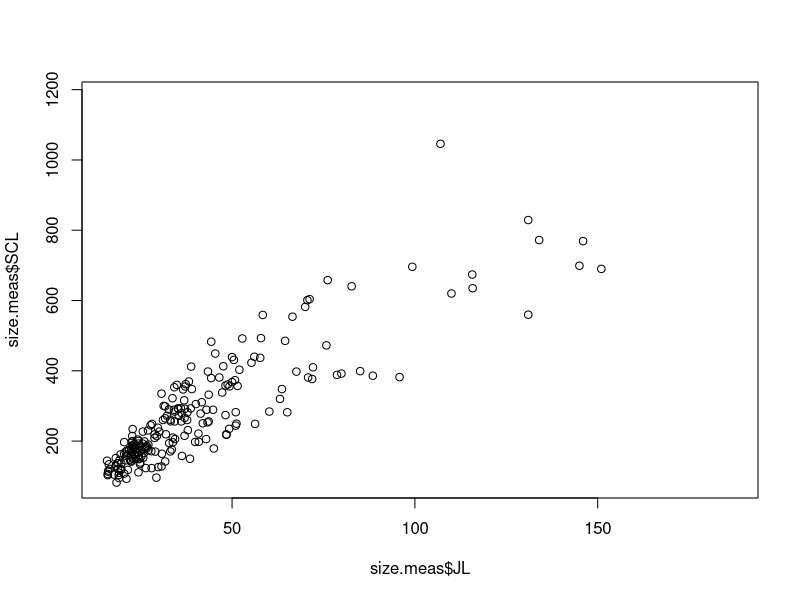
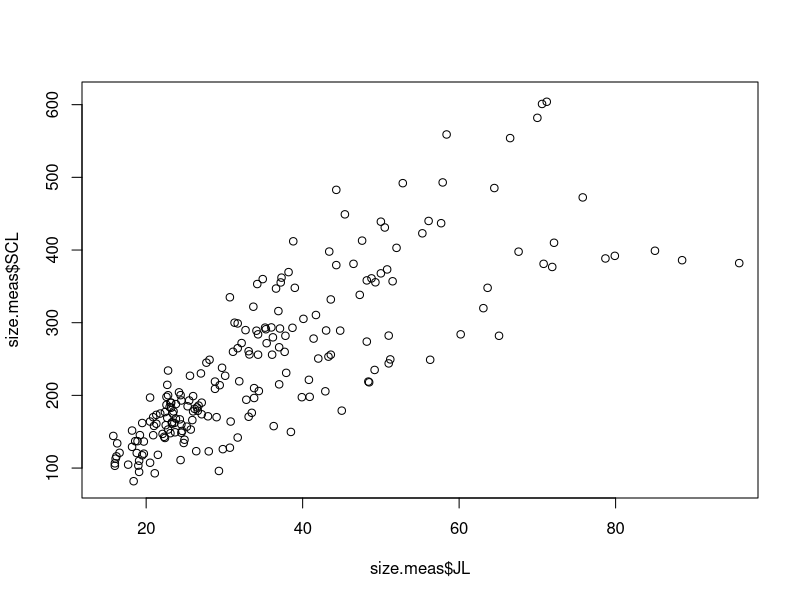
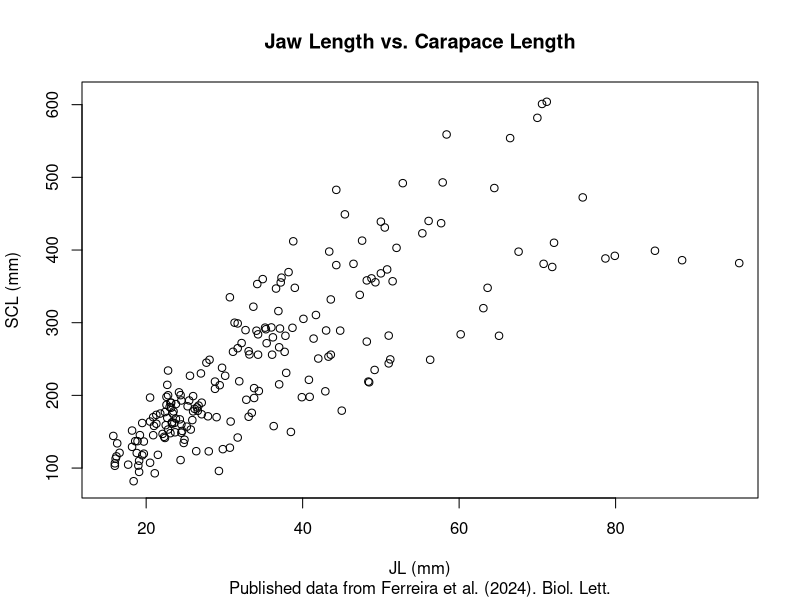
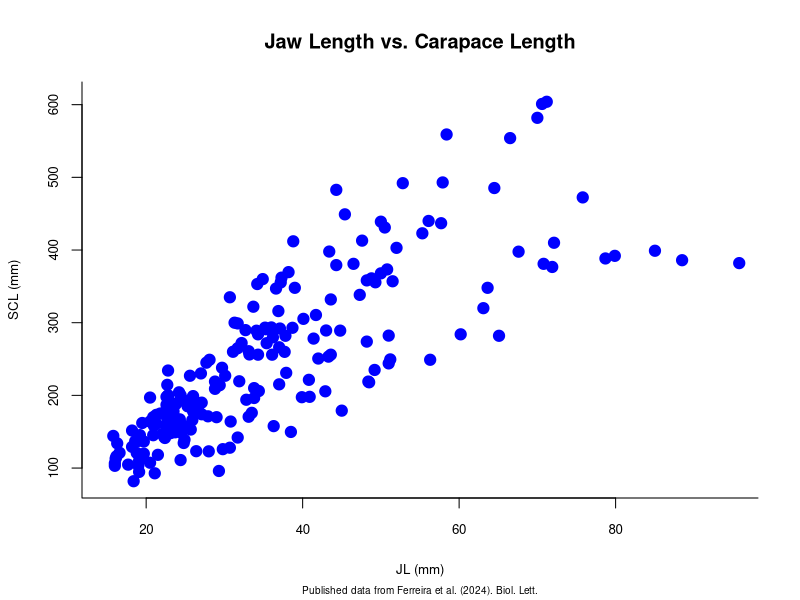
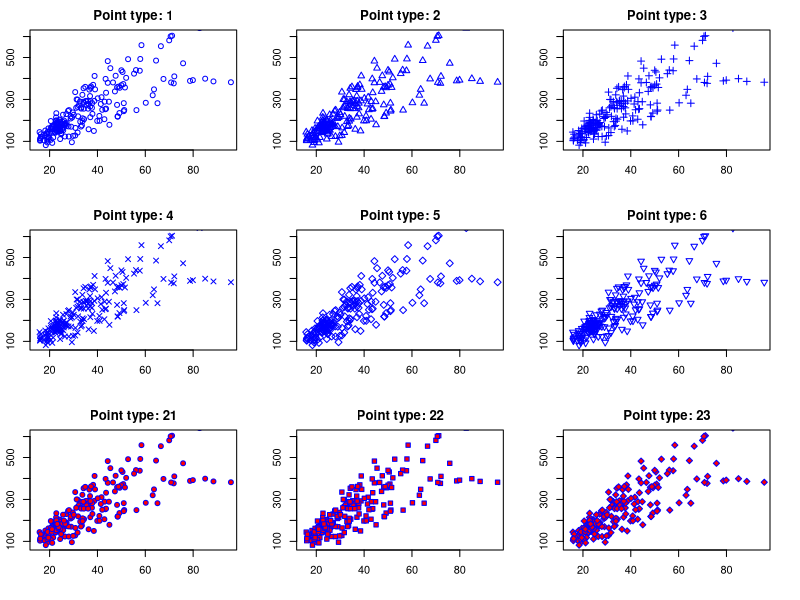
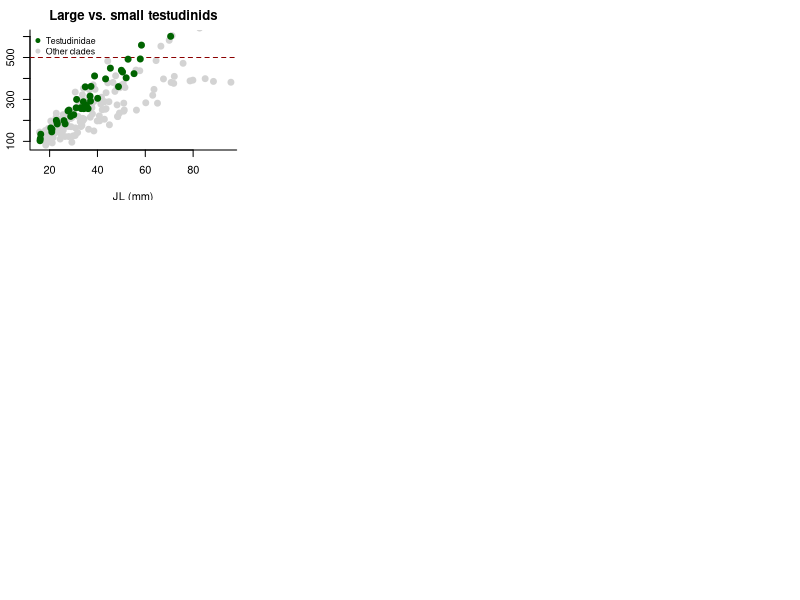

Source code (R) for these figures, in order:
## ---- chunk 1
#| echo: false
setwd("d:/R Projects/Intro-to-R/datasets/Ferreira_etal-2024")
size.meas <- read.csv("size-meas.csv", sep = ",", header = TRUE)
## ---- chunk 2
plot(size.meas$JL, size.meas$SCL)
## ---- chunk 3
plot(size.meas$JL, size.meas$SCL, 
     xlim = c(15,95), 
     ylim = c(80,610))
## ---- chunk 4
plot(size.meas$JL, size.meas$SCL,
     xlim = c(15,95), 
     ylim = c(80,610),
     xlab = "JL (mm)",
     ylab = "SCL (mm)",
     main = "Jaw Length vs. Carapace Length",
     sub = "Published data from Ferreira et al. (2024). Biol. Lett.")
## ---- chunk 5
plot(size.meas$JL, size.meas$SCL,
     xlim = c(15,95), 
     ylim = c(80,610),
     xlab = "JL (mm)",
     ylab = "SCL (mm)",
     main = "Jaw Length vs. Carapace Length",
     sub = "Published data from Ferreira et al. (2024). Biol. Lett.",
     bty = "l",
     col = "blue",
     pch = 19,
     cex = 1.5,
     cex.main = 1.2,
     cex.sub = 0.6,
     cex.lab = 0.8,
     cex.axis = 0.8)
## ---- chunk 6
par(mfrow = c(3,3), mai = c(0.5,0.3,0.3,0.3))  ## set the plotting area to a 2x3 grid
for (i in c(1:6, 21:23)) {
  plot(size.meas$JL, size.meas$SCL,
       xlim = c(15,95), 
       ylim = c(80,610),
       xlab = "",
       ylab = "",
       main = paste("Point type:", i),
       pch = i,
       col = "blue",
       bg = "red",)
}
## ---- chunk 7
plot(size.meas$JL, size.meas$SCL,
     xlim = c(15,95),
     ylim = c(80,610),
     xlab = "JL (mm)",
     ylab = "SCL (mm)",
     main = "Large vs. small testudinids",
     sub = "Published data from Ferreira et al. (2024). Biol. Lett.",
     bty = "l",
     col = "lightgray",
     pch = 19,
     cex = 1.2,
     cex.sub = 0.6)

abline(h = 500, col = "darkred", lty = 2)  ## add horizontal line at SCL = 500 mm

testudinidae <- size.meas[size.meas$Clade == "Testudinidae", ]  ## subset Testudinidae

points(testudinidae$JL, testudinidae$SCL,
       col = "darkgreen",
       pch = 19,
       cex = 1.2)

legend("topleft",
       legend = c("Testudinidae", "Other clades"),
       col = c("darkgreen", "lightgray"),
       pch = 19,
       bty = "n",
       cex = 0.8)
